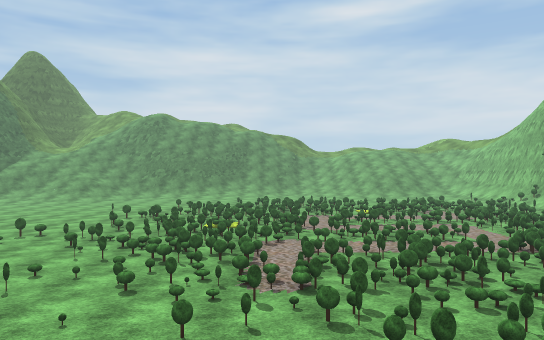
view 1 (above)

17 first-person views from a walk through a 3-D level made in the Unity game engine. The camera is 1.3 m above the floor, looks level and sees 70° across. The floor is counted in squares, 2 m on a side. Each view is taken from the middle of a square. On the plan, view 1 faces up. The plan holds only what a view shows up to about 11 squares ahead; the rest is blank. The place goes on beyond the plan. Some trees and plants on the terrain are drawn as simple stand-ins. Some surface patterns are stand-ins.

view 2
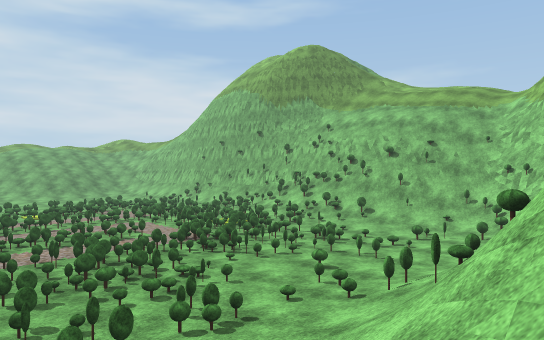

view 3
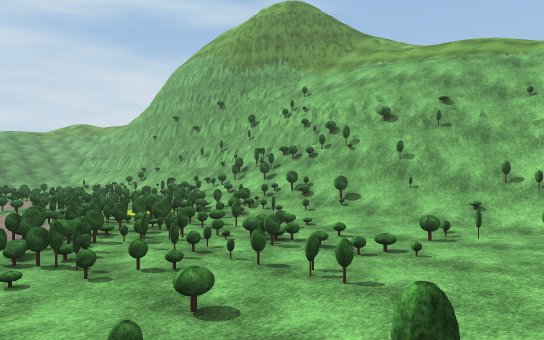

view 4
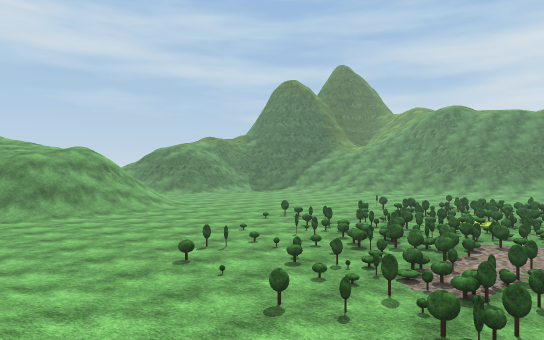

view 5
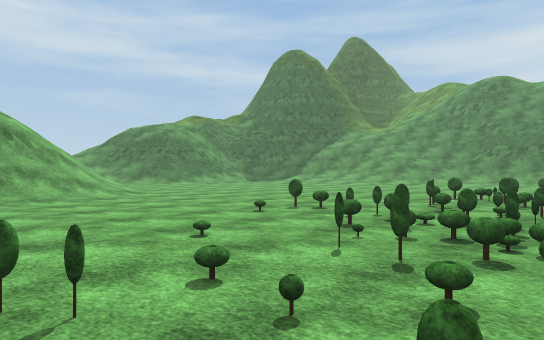

view 6
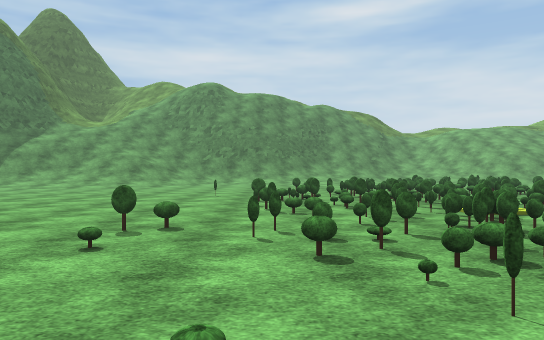

view 7
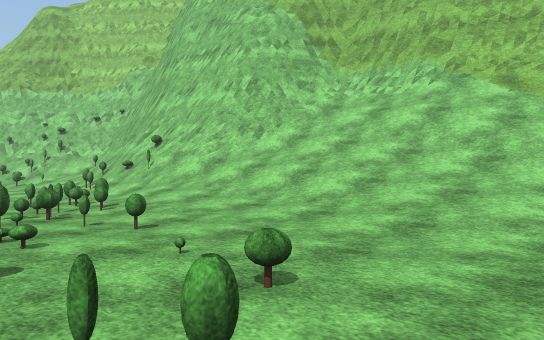

view 8
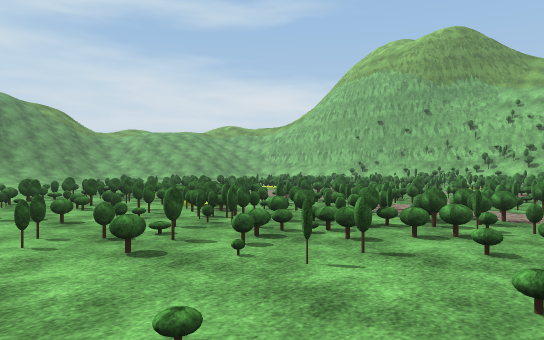

view 9
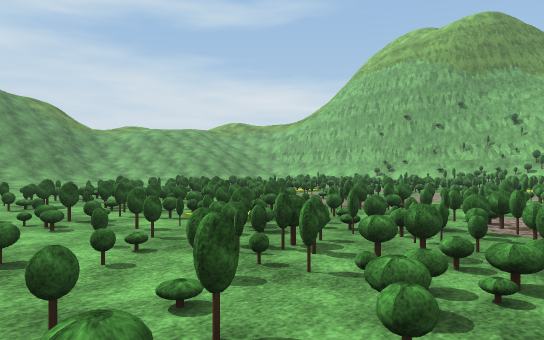

view 10
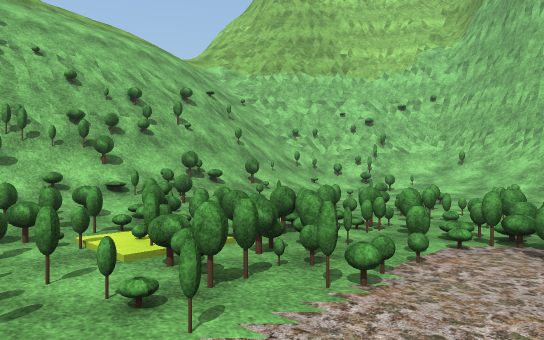

view 11
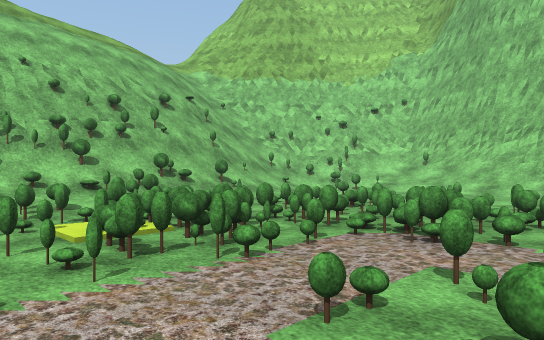

view 12
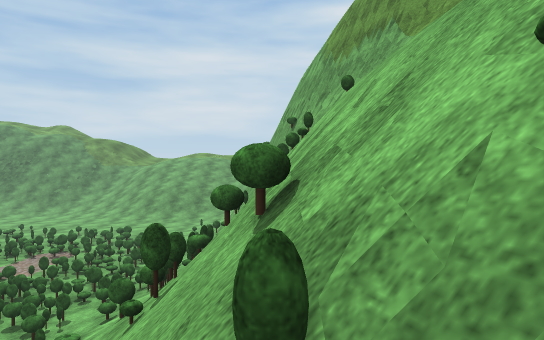

view 13
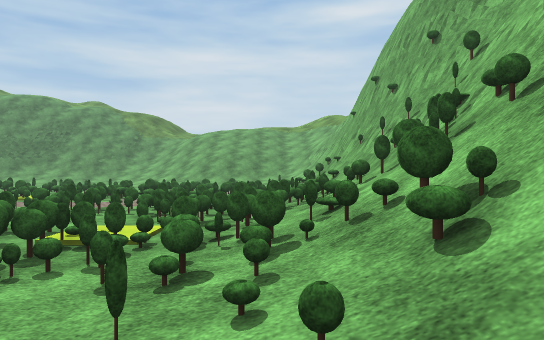

view 14
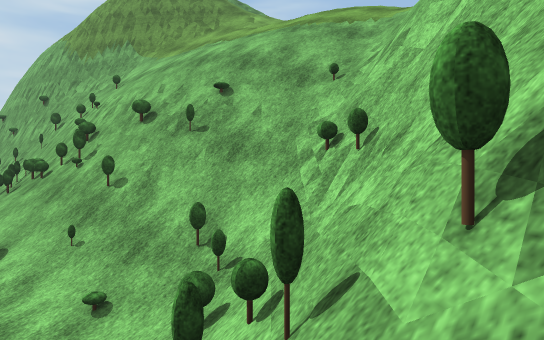

view 15
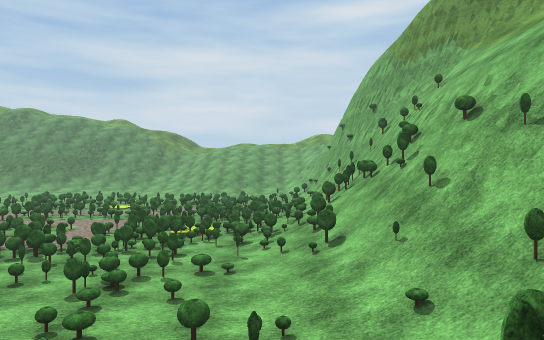

view 16
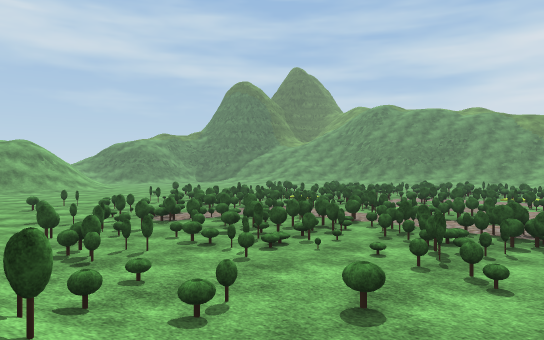

view 17
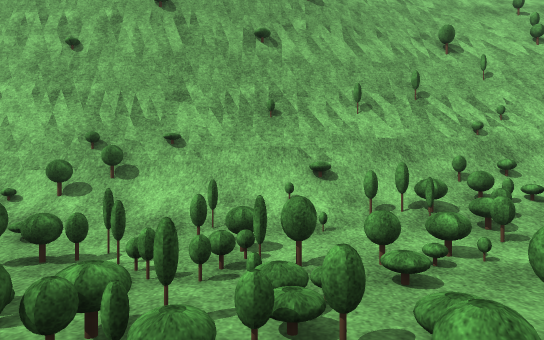

### Floor plan
Key: @ floor where view 1 was taken; # wall or solid block; . main floor; : floor 1 m higher than the main floor; + floor 2.5 m higher than the main floor; * floor 3.25 m higher than the main floor; % floor 5.75 m higher than the main floor; & floor 7.25 m higher than the main floor; / step, stairs or slope; = window, fence, low wall or low ledge; v drop or lower ground; T tree; O other object.
Columns run from 14 left of view 1 to 17 right of it. Each row starts with its distance up from view 1.
 17   ... ... ..O.OO   O   OTT#
 16   ......O..OO  .  OOOOOTTTO  v
 15    ......OOOOOOO .O...OTTOO# v
 14    ......TTOOOO.O.OO.OOOTTO##v
 13     .....OOT.OOO.O.OOOOOTTO####
 12    ......O.OOO.OOO....OOOT+#&###
 11   ........TTTOOTOOOTTTTTOTT#O//=
 10  /.....TTTTTTOOOO..TTTTTTTOO////
  9 ///....T.TTTTTOO.OOTTOTOTTTO////
  8 ///:......TTTOOOOTTTTOOTTT*T////
  7 ////.....T.TOOOOOOTTOOOTTT*T////
  6     ......TTTOTTTOTTTTOT:O+TT///
  5     ......T..TOTTOO.TOTT:///////
  4    /.......TOTTTTTTTTTTTTTT/%///
  3    ..........:::TTTT::::OTTT##
  2         ..:::::////TT///OT ##
  1           ///////######O/T
  0           ////@/########
 -1           /////##
 -2           /////##
 -3            /####
 -4            ##

Positions as (right, up) in squares from view 1, and headings:
1: (0, 0), facing up
2: (0, 0), facing up-right
3: (4, 2), facing up-right
4: (2, 1), facing up-left
5: (-2, 5), facing up-left
6: (-5, 6), facing up
7: (-5, 6), facing down-right
8: (-6, 6), facing up-right
9: (-5, 8), facing up-right
10: (5, 12), facing down-right
11: (4, 12), facing down-right
12: (13, 5), facing up
13: (10, 6), facing up
14: (10, 1), facing up-right
15: (10, 1), facing up
16: (7, 2), facing up-left
17: (7, 15), facing right
